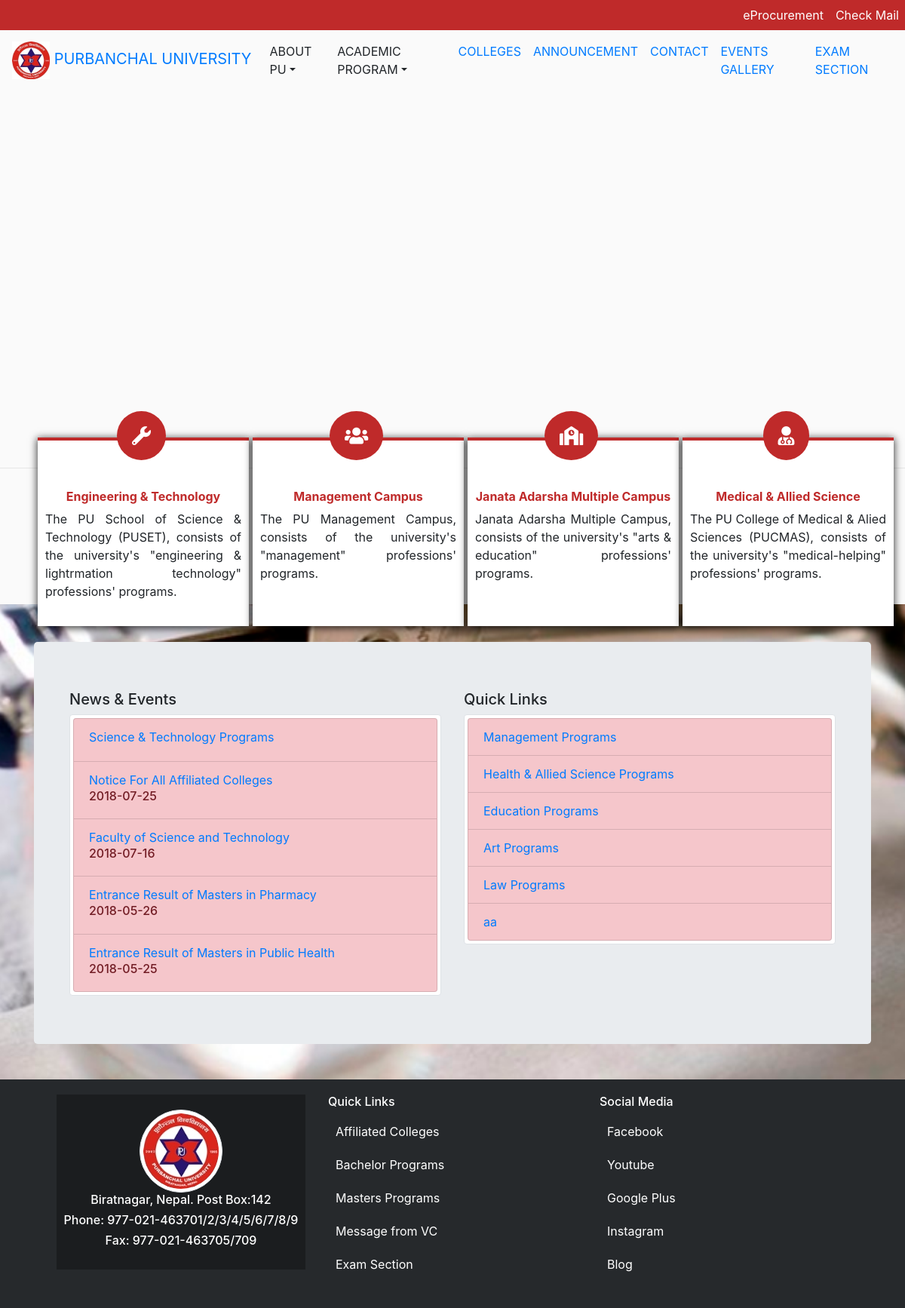
The page / on the database its author committed.
### tables this page shows
CREATE TABLE `middle_block` (
  `id` int(15) NOT NULL,
  `icon_class_value` varchar(50) NOT NULL,
  `title_mblock` varchar(50) NOT NULL,
  `content_mblock` varchar(150) NOT NULL
);

CREATE TABLE `news_events` (
  `ne_ql_id` int(25) NOT NULL,
  `ne_ql_type` varchar(25) NOT NULL,
  `title` varchar(500) NOT NULL,
  `date` varchar(50) NOT NULL,
  `link_address` varchar(500) NOT NULL
);

### application/controllers/Purbuniv.php (called while the page is built, shortened)
<?php
class Purbuniv extends CI_Controller {
public function __construct()
    {
        $this->load->model('purbuniv_model');
         $this->load->model('news_events_model');
        $this->load->helper('url_helper');
    }
public function index()
    {
       $data['middle_block'] = $this->purbuniv_model->get_mid_block();
       $data['news_events'] = $this->news_events_model->get_news_events_qlinks();
        $this->load->view('purbuniv/common/header',$data);
        $this->load->view('purbuniv/index');
        $this->load->view('purbuniv/common/footer');
    }
}
?>

### index.php (called while the page is built, shortened)
<?php
require_once BASEPATH.'core/CodeIgniter.php';

### application/models/Purbuniv_model.php (called while the page is built, shortened)
<?php
class Purbuniv_model extends CI_Model {
 public function get_mid_block()
    {
        $query = $this->db->get_where('middle_block');
        return $query->result_array();
    }
}

### application/models/News_events_model.php (called while the page is built, shortened)
<?php
class News_events_model extends CI_Model {
    public function get_news_events_qlinks()
    {
    $query = $this->db->get_where('news_events');
    return $query->result_array();
    }
}
?>

### application/views/purbuniv/index.php (the view, shortened to what this page needs)
   <ul class="cb-slideshow">
        </ul>
<section class="bg_1">
</section>
<section class="block_2">
<div class="container">
<div class="row">
 <?php foreach ($middle_block as $mblock_item): ?>
<div class="col-lg-3">
	<div class="col-lg-12 pad_5 abs_block">
	<h5 class="text-center"><i class="<?php echo $mblock_item['icon_class_value'] ?> rounded-circle ico_pad_20_25"></i></h5>
<div class="abs_text_block">
<h6 class="text-center text-prime"><?php echo $mblock_item['title_mblock'] ?></h6>
<p class="text-justify"><?php echo $mblock_item['content_mblock'] ?></p>
</div>
</div>
</div>
<?php endforeach; ?>
</div>
</div>
</section>
<section class="news_events">
	<div class="container">
		<div class="col-lg-12 float-left jumbotron">
			<div class="col-lg-6 float-left">
				<h5>News & Events</h5>
				<div class="img-thumbnail">
												<ul class="list-group">
											<?php foreach ($news_events as $n_events):?>
												<?php if( $n_events['ne_ql_type']=='news'){ ?>
 <li  class="list-group-item list-group-item-danger"><a href="<?php echo $n_events['link_address'] ?>"><?php echo $n_events['title'] ?></a>
<h6><?php echo $n_events['date'] ?></h6>
 </li>
<?php } ?>
<?php endforeach; ?>
</ul>
				</div>
			</div>
			<div class="col-lg-6 float-left">
				<h5>Quick Links</h5>
				<div class="img-thumbnail">
										<ul class="list-group">
											<?php foreach ($news_events as $n_events):?>
												<?php if( $n_events['ne_ql_type']=='qlinks'){ ?>
 <li  class="list-group-item list-group-item-danger"><a href="<?php echo $n_events['link_address'] ?>"><?php echo $n_events['title'] ?></a>
 </li>
<?php } ?>
<?php endforeach; ?>
</ul>
				</div>
			</div>
		</div>
	</div>
</section>

### application/views/purbuniv/common/header.php (shortened to what this page needs)
<!DOCTYPE html>
<html>
<head>
	<link rel="stylesheet" href="<?php echo base_url(); ?>assets/css/bootstrap.min.css">
	<link rel="stylesheet" href="<?php echo base_url(); ?>assets/css/all.css">
	<link rel="stylesheet" href="<?php echo base_url(); ?>assets/css/custom.css">
   <link rel="stylesheet" type="text/css" href="<?php echo base_url(); ?>assets/css/demo.css" />
        <link rel="stylesheet" type="text/css" href="<?php echo base_url(); ?>assets/css/style1.css" />
</head>
<body>
<header>
<nav class="navbar navbar-expand navbar-light pad_fix bg_static_top">
  <div class="collapse navbar-collapse justify-content-end">
    <ul class="navbar-nav ">
     <li class="nav-item">
        <a class="nav-link" href="#">eProcurement</a>
      </li>
      <li class="nav-item">
        <a class="nav-link" href="#">Check Mail</a>
      </li>
    </ul>
  </div>
</nav>
<nav class="navbar navbar-expand-lg" style="position:relative;">
    <a class="navbar-brand text-uppercase" href="#"><img src="<?php echo base_url(); ?>assets/img/pulogo.jpg" style="width:50px;">&nbsp;Purbanchal University</a>
    <div class="collapse navbar-collapse justify-content-end" id="navbarSupportedContent1">
        <ul class="navbar-nav ">
            <li class="nav-item dropdown mega-dropdown active">
                <a class="nav-link dropdown-toggle text-uppercase no-caret" id="navbarDropdownMenuLink1" data-toggle="dropdown" aria-haspopup="true" aria-expanded="false">About PU</a>
            </li>
            <li class="nav-item dropdown mega-dropdown active">
                <a class="nav-link dropdown-toggle text-uppercase no-caret" id="navbarDropdownMenuLink2" data-toggle="dropdown" aria-haspopup="true" aria-expanded="false">Academic Program</a>
            </li>
            <li class="nav-item"><a class="nav-link text-uppercase" href="#">Colleges</a></li>
            <li class="nav-item"><a class="nav-link text-uppercase" href="#">Announcement</a></li>
            <li class="nav-item"><a class="nav-link text-uppercase" href="#">Contact</a></li>
            <li class="nav-item"><a class="nav-link text-uppercase" href="#">Events Gallery</a></li>
            <li class="nav-item"><a class="nav-link text-uppercase" href="#">Exam Section</a></li>
        </ul>
    </div>
</nav>
</header>

### application/views/purbuniv/common/footer.php
<footer class="main_footer">
<div class="container">
<div class="col-lg-12 float-left">
<div class="col-lg-4 float-left">
<div class="contact_box text-center">
<img src="<?php echo base_url(); ?>assets/img/pulogo.jpg " class="rounded-circle img-thumbnail">
<h6 class="text-white">Biratnagar, Nepal. Post Box:142</h6>
<h6 class="text-white">Phone: 977-021-463701/2/3/4/5/6/7/8/9</h6>
<h6 class="text-white">Fax: 977-021-463705/709</h6>
</div>
</div>
<div class="col-lg-4 float-left">
<h6 class="text-white">Quick Links</h6>
<div class="ql-footer-box">
<ul class="links_foot_main">
 <li><a href="/Colleges">Affiliated Colleges</a></li>
                        <li><a href="/Program/?Level=1">Bachelor Programs</a></li>
                        <li><a href="/Program/?Level=2">Masters Programs</a></li>
                        <li><a href="/AboutUs/MessageFromVC">Message from VC</a></li>
                        <li><a target="_blank" href="http://www.puexam.edu.np">Exam Section</a></li>
</ul>
</div>
</div>
<div class="col-lg-4 float-left">
<h6 class="text-white">Social Media</h6>
<div class="sm-footer-box">
<ul class="links_foot_main">
 <li><a href="#">Facebook</a></li>
                        <li><a href="#">Youtube</a></li>
                        <li><a href="#">Google Plus</a></li>
                        <li><a href="#">Instagram</a></li>
                        <li><a target="_blank" href="#">Blog</a></li>
</ul>
</div>
</div>
</div>
<div class="clearfix"></div>
</div>
</footer>
</body>
</html>

### assets/css/all.css (style rules this page uses)
.fa, .fas, .far, .fal, .fab { -moz-osx-font-smoothing: grayscale; -webkit-font-smoothing: antialiased; display: inline-block; font-style: normal; font-variant: normal; text-rendering: auto; line-height: 1; }
.fa-school:before { content: "\f549"; }
.fa-user-md:before { content: "\f0f0"; }
.fa-users:before { content: "\f0c0"; }
.fa-wrench:before { content: "\f0ad"; }
.fa, .fas { font-family: 'Font Awesome 5 Free'; font-weight: 900; }

### assets/css/custom.css (style rules this page uses)
body { background: #fafafa; }
.pad_fix { padding: 0 !important; }
.bg_static_top { background: #bf2a2a !important; }
.bg_static_top ul li a { color:#fff !important; }
.navbar .mega-dropdown { position: static !important; }
.bg_1 { height: 500px; background-attachment: fixed; background-position: center; background-repeat: no-repeat; background-size: cover; }
.news_events { background-image: url("../img/bg2.jpg"); height: 630px; background-attachment: fixed; background-position: center; background-repeat: no-repeat; background-size: cover; }
footer { background:#26292C !important; }
.contact_box { background:#1B1D1F; }
.ico_pad_20_25 { padding: 20px; font-size: 25px; color:#fff; background: #bf2a2a; }
.pad_5 { padding:5px; }
.abs_block { position: absolute; top: -80px; z-index: 1; }
.abs_text_block { padding: 65px 10px 5px 10px; border-top: 4px solid #bf2a2a; position: absolute; z-index: -1; top: 40px; background: #fff; -webkit-box-shadow: 0px 2px 10px 1px rgba(0,0,0,0.75); -moz-box-shadow: 0px 2px 10px 1px rgba(0,0,0,0.75); box-shadow: 0px 2px 10px 1px rgba(0,0,0,0.75); min-height: 250px; }
.text-prime { color:#bf2a2a; font-weight: bold; }
.block_2 { background:#E7E7E7; }
.news_events { margin-top:180px; padding-top:50px; }
.main_footer { padding:20px; }
.contact_box { padding:20px 5px; }
ul.links_foot_main li { list-style:none; padding:10px 5px; }
ul.links_foot_main li a { padding:10px 5px; text-decoration:none; color:#fff; }
ul.links_foot_main { padding:0; }
.navbar .mega-dropdown { cursor: pointer; }

### assets/css/demo.css (style rules this page uses)
ol,ul { list-style:none; }

### assets/css/style1.css (style rules this page uses)
.cb-slideshow, .cb-slideshow:after { position: fixed; width: 100%; height: 100%; top: 115px; left: 0px; z-index:-5; }
.cb-slideshow:after { content: ''; background: transparent url(../images/pattern.png) repeat top left; }

### rows shown on the page
middle_block: title_mblock "Engineering & Technology", content_mblock "The PU School of Science & Technology (PUSET), consists of the university's \"engineering & lightrmation technology\" professions' programs."
middle_block: title_mblock "Management Campus", content_mblock "The PU Management Campus, consists of the university's \"management\" professions' programs."
middle_block: title_mblock "Janata Adarsha Multiple Campus", content_mblock "Janata Adarsha Multiple Campus, consists of the university's \"arts & education\" professions' programs."
middle_block: title_mblock "Medical & Allied Science", content_mblock "The PU College of Medical & Alied Sciences (PUCMAS), consists of the university's \"medical-helping\" professions' programs."
news_events: title "Science & Technology Programs"
news_events: title "Notice For All Affiliated Colleges", date "2018-07-25"
news_events: title "Faculty of Science and Technology", date "2018-07-16"
news_events: title "Entrance Result of Masters in Pharmacy", date "2018-05-26"
news_events: title "Entrance Result of Masters in Public Health", date "2018-05-25"
news_events: title "Management Programs"
news_events: title "Health & Allied Science Programs"
news_events: title "Education Programs"
news_events: title "Art Programs"
news_events: title "Law Programs"
news_events: title "aa"
